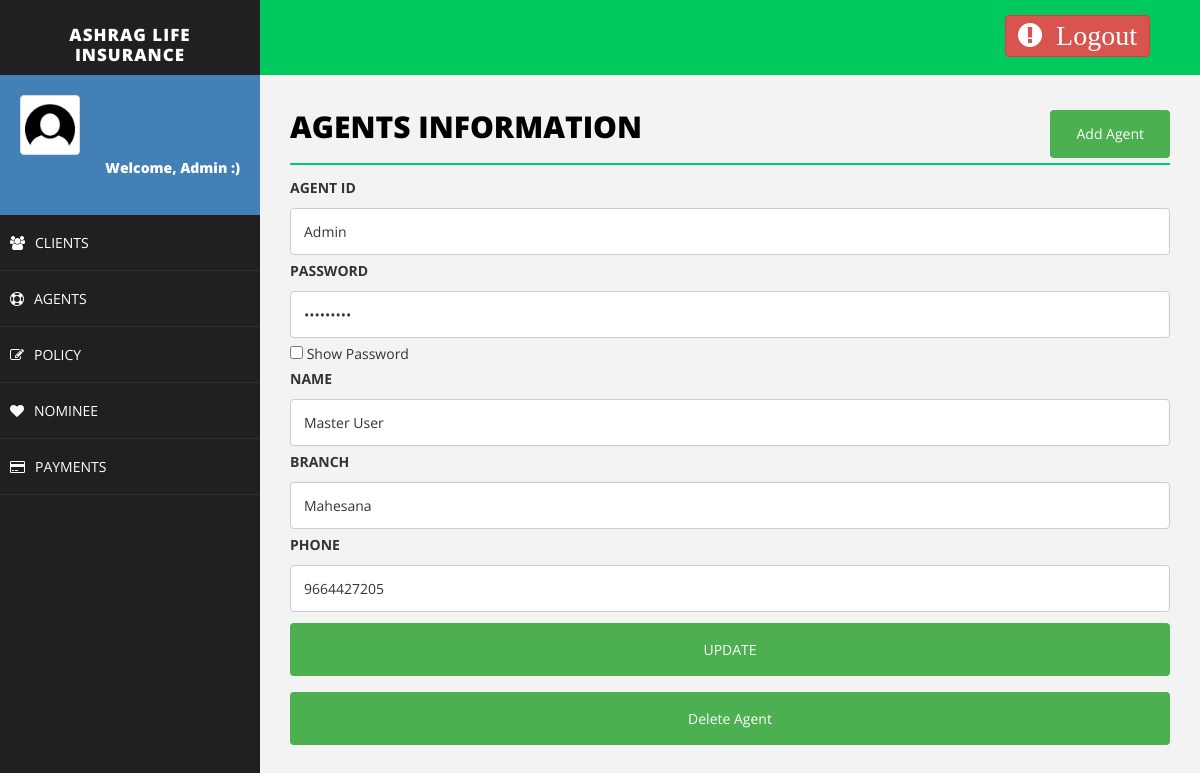
The page /editAgent.php?agent_id=Admin (signed in) on the database its author committed.
### tables this page shows
CREATE TABLE `agent` (
  `agent_id` varchar(50) NOT NULL,
  `agent_password` varchar(30) NOT NULL,
  `name` varchar(50) NOT NULL,
  `branch` varchar(50) NOT NULL,
  `phone` varchar(50) NOT NULL
);

### editAgent.php (the view, shortened to what this page needs)
<!DOCTYPE html>
<html>
<head>
    <link href="assets/css/bootstrap.css" rel="stylesheet" />
    <link href="assets/css/font-awesome.css" rel="stylesheet" />
    <link href="assets/css/basic.css" rel="stylesheet" />
    <link href="assets/css/custom.css" rel="stylesheet" />
</head>
<body>
<?php
include 'header.php';
?>
        <div id="page-wrapper">
                <div class="row">
                    <div class="col-md-12">
                        <h1 class="page-head-line">Agents Information
						<button class="btn" align="center">
						<a href="addclient.php" class="btn">Add Agent</a>
						</button>
						</h1>
                    </div>
                </div>
<?php
include'connection.php';
	if($_SERVER["REQUEST_METHOD"] == "GET"){
		$agent_id = $_GET["agent_id"];
	}
	$sql = "SELECT agent_id, agent_password, name, branch, phone from agent where agent_id='$agent_id'";
	$result = $conn->query($sql);
	echo "<div>\n";
	  echo '<form action="updateAgent.php" method="post">';
	    echo "<label for=\"fname\">AGENT ID</label>";
	    echo "<input type=\"text\" value=\"$agent_id\"name=\"agent_id\"/>"."</br>";
	while($row = $result->fetch_assoc()) {
		echo "<label for=\"fname\">PASSWORD</label>";
	    echo "<input type=\"password\" agent_id=\"fname\" name=\"agent_password\" placeholder=\"password..\" id=\"myInput\" value=\"$row[agent_password]\">";
		echo "<input type='checkbox' onclick='myFunction()'> Show Password<br>";
        echo "<label for=\"fname\">NAME</label>";
	    echo "<input type=\"text\" agent_id=\"fname\" name=\"name\" placeholder=\"Your Name..\" value=\"$row[name]\">";
		echo "<label for=\"fname\">BRANCH</label>";
		echo "<input type=\"text\" agent_id=\"fname\" name=\"branch\" placeholder=\"Your Branch..\" value=\"$row[branch]\">";
		echo "<label for=\"fname\">PHONE</label>";
		echo "<input type=\"text\" agent_id=\"fname\" name=\"phone\" placeholder=\"Your Phone..\" value=\"$row[phone]\">";
    }
	echo "<input type=\"submit\" value=\"UPDATE\">";
	echo "</form>\n";
	echo "<a href='deleteAgent.php?agent_id=".$agent_id."'><input type='Button' value='Delete Agent'></a>";
echo "</div>\n";
?>
        </div>
    </div>
</body>
</html>

### assets/css/basic.css (style rules this page uses)
body { font-family: 'Open Sans', sans-serif; line-height:25px; }
#page-wrapper { padding: 15px 15px; min-height: 600px; background: #F3F3F3; }
.page-head-line { font-size: 30px; text-transform: uppercase; color: #000; font-weight: 800; padding-bottom: 20px; border-bottom: 2px solid #00CA79; margin-bottom: 10px; }
@media (min-width:768px) { #page-wrapper { margin: 0 0 0 260px; padding: 15px 30px; min-height: 1200px; } }

### editAgent.php (style rules this page uses)
input[type=text], select { width: 100%; padding: 10px 13px; margin: 3px 0; display: inline-block; border: 1px solid #ccc; border-radius: 4px; box-sizing: border-box; }
input[type=password], select { width: 100%; padding: 10px 13px; margin: 3px 0; display: inline-block; border: 1px solid #ccc; border-radius: 4px; box-sizing: border-box; }
input[type=submit] { width: 100%; background-color: #4CAF50; color: white; padding: 14px 20px; margin: 8px 0; border: none; border-radius: 4px; cursor: pointer; }
.btn { background-color: #4CAF50; float: right; color:white; text-decoration:none; }
input[type=Button] { width: 100%; background-color: #4CAF50; color: white; padding: 14px 20px; margin: 8px 0; border: none; border-radius: 4px; cursor: pointer; }

### rows shown on the page
agent: name "Master User", branch "Mahesana", phone "9664427205"

### other values the page prints
$_SESSION["username"] "Admin"
